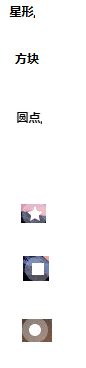
#> input picture templates.bmp, 86 x 368 px
$ python load_templates.py
#> lines starting #> are read from the running program, lines starting #| are printed output that depends on the picture
# 加载模板
from matplotlib import pyplot as plt
from skimage import io

tem = io.imread("templates.bmp")
#> tem is the input picture: shape (368, 86, 3); mean R, G, B 246.2, 245.5, 246
tem_strs = "星形 圆点 方块".split()
tem_str_body = []
tem_shape_body = []

print(tem.shape)
#| (368, 86, 3)


def load_characters():
    # 加载字符
    i = 0
    while i < tem.shape[0]:
        j = 0
        while j < tem.shape[1]:
            if tuple(tem[i][j]) != (255, 255, 255):
                print(tem[i][j], i, j)
                tem_str_body.append(tem[i:][j:])

                # print(i, j)
                # io.imshow(tem[0:min(i + 30, tem.shape[0])][0:j])
                # io.show()
                i = min(i + 30, tem.shape[0]) - 1
                j += 30
            else:
                j += 1
        i += 1
#> this loop made 194 passes
#| [255 212 137] 6 10
#| [255 212 137] 53 19
#| [252 252 252] 111 15
#| [212 137 168] 204 21
#| [20 23 43] 256 23
#| [77 63 52] 319 22
#> after the loop, i = 368; tem_str_body = 6 items


def load_images():
    # 加载图片
    i = 0
    while i < tem.shape[0]:
        j = 0
        while j < tem.shape[1]:
            if tuple(tem[i][j]) != (255, 255, 255):
                tem_shape_body.append(tem[i:min(i + 50, tem.shape[0])][j:])
                i = min(i + 50, tem.shape[0]) - 1
                j += 50
            else:
                j += 1
        i += 1


def better_character(shape):
    # 只显示字符的黑色部分
    return shape


def better_shape(shape):
    # 只显示形状的白色部分
    return shape


load_characters()
print(tem.shape)
#| (368, 86, 3)
tem[30:367][62:65] = (255, 0, 0)
tem[:][10:30][10:30] = (255, 0, 0)
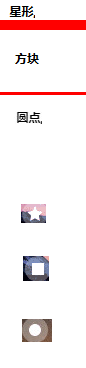
#> tem: shape (368, 86, 3); mean R, G, B 246.2, 236.5, 236.9
io.imshow(tem)
io.show()
exit(0)
#> (the program exits here)
